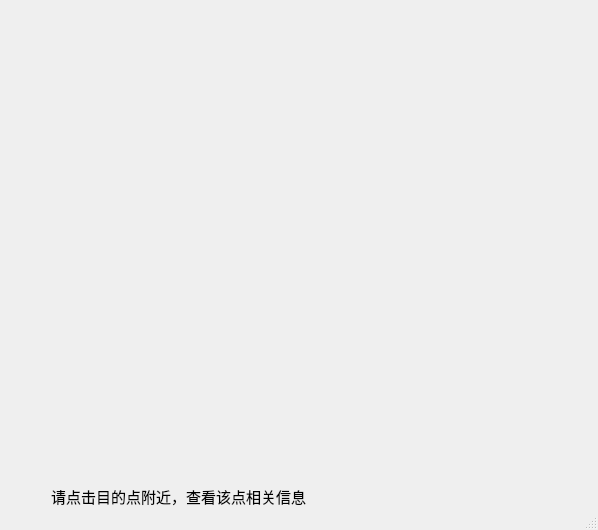
<?xml version="1.0" encoding="UTF-8"?>
<ui version="4.0">
 <class>Dialog</class>
 <widget class="QDialog" name="Dialog">
  <property name="windowModality">
   <enum>Qt::NonModal</enum>
  </property>
  <property name="geometry">
   <rect>
    <x>0</x>
    <y>0</y>
    <width>598</width>
    <height>530</height>
   </rect>
  </property>
  <property name="sizePolicy">
   <sizepolicy hsizetype="Expanding" vsizetype="Expanding">
    <horstretch>0</horstretch>
    <verstretch>0</verstretch>
   </sizepolicy>
  </property>
  <property name="contextMenuPolicy">
   <enum>Qt::NoContextMenu</enum>
  </property>
  <property name="windowTitle">
   <string>图形</string>
  </property>
  <property name="sizeGripEnabled">
   <bool>true</bool>
  </property>
  <property name="modal">
   <bool>false</bool>
  </property>
  <layout class="QVBoxLayout" name="verticalLayout" stretch="10,1">
   <property name="sizeConstraint">
    <enum>QLayout::SetDefaultConstraint</enum>
   </property>
   <item>
    <widget class="MatplotlibDialog" name="mplw" native="true">
     <property name="sizePolicy">
      <sizepolicy hsizetype="Expanding" vsizetype="Expanding">
       <horstretch>0</horstretch>
       <verstretch>0</verstretch>
      </sizepolicy>
     </property>
    </widget>
   </item>
   <item>
    <layout class="QHBoxLayout" name="horizontalLayout" stretch="0,1,0">
     <item>
      <spacer name="horizontalSpacer">
       <property name="orientation">
        <enum>Qt::Horizontal</enum>
       </property>
       <property name="sizeHint" stdset="0">
        <size>
         <width>40</width>
         <height>20</height>
        </size>
       </property>
      </spacer>
     </item>
     <item>
      <widget class="QLabel" name="showydata">
       <property name="sizePolicy">
        <sizepolicy hsizetype="Expanding" vsizetype="Expanding">
         <horstretch>0</horstretch>
         <verstretch>0</verstretch>
        </sizepolicy>
       </property>
       <property name="font">
        <font>
         <family>Arial</family>
         <pointsize>11</pointsize>
        </font>
       </property>
       <property name="text">
        <string>请点击目的点附近，查看该点相关信息</string>
       </property>
       <property name="alignment">
        <set>Qt::AlignLeading|Qt::AlignLeft|Qt::AlignVCenter</set>
       </property>
       <property name="margin">
        <number>0</number>
       </property>
      </widget>
     </item>
     <item>
      <spacer name="horizontalSpacer_2">
       <property name="orientation">
        <enum>Qt::Horizontal</enum>
       </property>
       <property name="sizeHint" stdset="0">
        <size>
         <width>40</width>
         <height>20</height>
        </size>
       </property>
      </spacer>
     </item>
    </layout>
   </item>
  </layout>
 </widget>
 <customwidgets>
  <customwidget>
   <class>MatplotlibDialog</class>
   <extends>QWidget</extends>
   <header>data_show.plot</header>
   <container>1</container>
  </customwidget>
 </customwidgets>
 <resources/>
 <connections/>
</ui>
